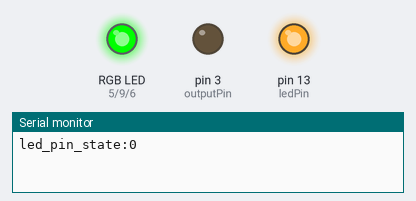
The sketch below on a simulated Arduino Nano, built with avr-gcc and run on an emulated ATmega328P. Shown: an RGB LED mixed from three pins (HIGH = lit), output pins drawn as LEDs (lit = HIGH), the last lines printed to the serial monitor.

Above: at 0.2 s.
At 0.7 s:
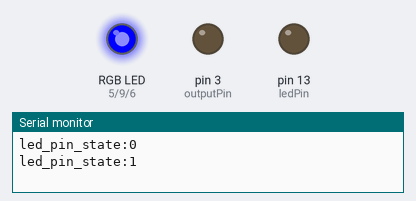
At 2.7 s:
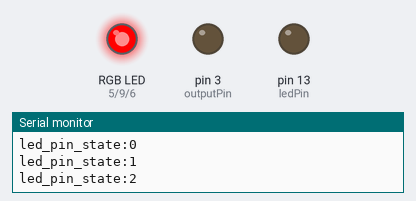
Timing chart, 0 to 3.5 s (numbered marks = the images above):
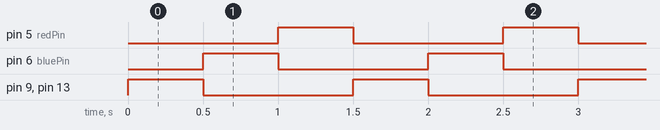

Measured:
- by itself, pin 5 (redPin), pin 6 (bluePin), pin 9 (greenPin), pin 13 (ledPin): alternates HIGH for 0.50 s and LOW for 1.0 s
- by itself, everything shown: repeats every 1.5 s, in 3 steps

The sketch:

rgb.ino
```cpp
// version 4.1.1

constexpr uint8_t analogPin = A7;

constexpr uint8_t inputPin = 2;
constexpr uint8_t outputPin = 3;

constexpr uint8_t redPin = 5;
constexpr uint8_t greenPin = 9;
constexpr uint8_t bluePin = 6;

constexpr uint8_t ledPin = 13;

unsigned long delay_time = 500;

unsigned char led_pin_state = 0;

bool verbose = true;

void log(const char *format, ...)
{
    if (!verbose)
        return;

    char buffer[80];

    va_list args;
    va_start(args, format);
    vsnprintf(buffer, sizeof(buffer), format, args);
    va_end(args);

    Serial.println(buffer);
}

void setup()
{
    Serial.begin(9600);

    pinMode(ledPin, OUTPUT);

    pinMode(inputPin, INPUT_PULLUP);
    pinMode(outputPin, OUTPUT);

    pinMode(redPin, OUTPUT);
    pinMode(greenPin, OUTPUT);
    pinMode(bluePin, OUTPUT);
}

void loop()
{

    if (led_pin_state == 0)
    {
        digitalWrite(ledPin, HIGH);
        analogWrite(redPin, 0);
        analogWrite(greenPin, 255);
        analogWrite(bluePin, 0);
    }
    else if (led_pin_state == 1)
    {
        digitalWrite(ledPin, LOW);
        analogWrite(redPin, 0);
        analogWrite(greenPin, 0);
        analogWrite(bluePin, 255);
    }
    else
    {
        digitalWrite(ledPin, LOW);
        analogWrite(redPin, 255);
        analogWrite(greenPin, 0);
        analogWrite(bluePin, 0);
    }

    log("led_pin_state:%d", led_pin_state);

    led_pin_state++;
    if (led_pin_state > 2)
    {
        led_pin_state = 0;
    }

    delay(delay_time);
}
```
